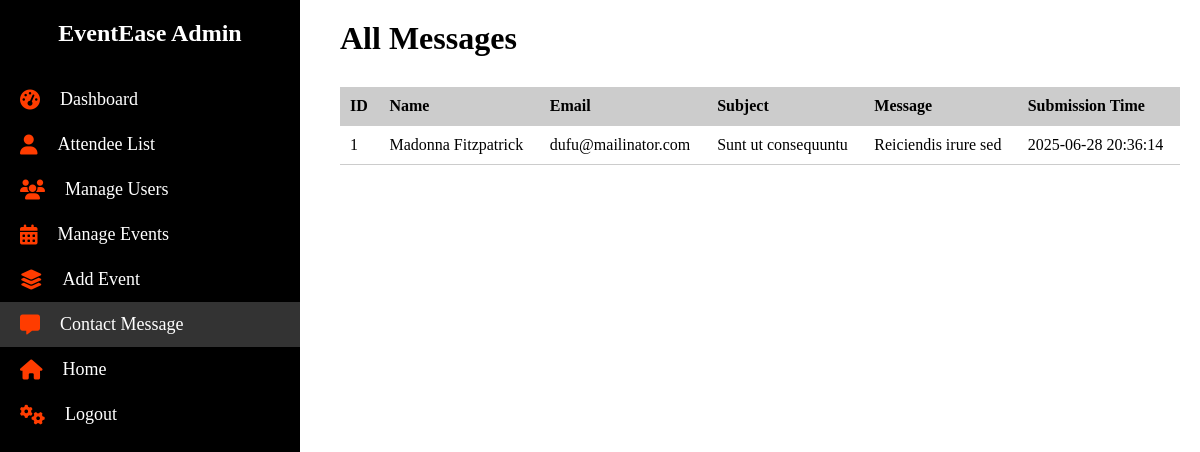
Screenshot of /views/contact_message_page.php (signed in) with the database file from the repository.
### tables this page shows
CREATE TABLE `contact_messages` (
  `id` int(11) NOT NULL,
  `name` varchar(100) NOT NULL,
  `email` varchar(100) NOT NULL,
  `subject` varchar(150) DEFAULT NULL,
  `message` text NOT NULL,
  `submitted_at` timestamp NOT NULL DEFAULT current_timestamp()
);

### models/admin_model.php (called while the page is built, shortened)
<?php
require __DIR__ . '../../config/db.php';
function getContactMessages(){
  global $conn;
  $sql="select * from contact_messages";
  $result=$conn->query($sql);
  $messages=[];
  while($row=$result->fetch_assoc()){
    $messages[]=$row;
  }
  return $messages;
}
?>

### controllers/admin_controller.php (called while the page is built, shortened)
<?php
include '../models/admin_model.php';
function contactMessages(){
  return getContactMessages();
}
?>

### views/contact_message_page.php (the view, shortened to what this page needs)
<?php
include '../controllers/admin_controller.php';
$messages=contactMessages();
?>
<!DOCTYPE html>
<html lang="en">
<head>
  <link rel="stylesheet" href="../public/styles/admin/manage_users.css">
</head>
<body>
  <?php
  include __DIR__ . "/layouts/admin_sidebar.php";
  ?>
  <main class="user-table">
    <div class="header-content">
      <h1>All Messages</h1>
    </div>
    <div class="table-container">
      <table>
        <thead>
          <tr>
            <th>ID</th>
            <th>Name</th>
            <th>Email</th>
            <th>Subject</th>
            <th>Message</th>
            <th>Submission Time</th>
          </tr>
        </thead>
        <tbody>
          <?php
          if ($messages) {
            foreach($messages as $msg){
              echo "<tr>";
              echo "<td>" . $msg["id"] . "</td>";
              echo "<td>" . $msg["name"] . "</td>";
              echo "<td>" . $msg["email"] . "</td>";
              echo "<td>" . $msg["subject"] . "</td>";
              echo "<td>" . $msg["message"] . "</td>";
              echo "<td>" . $msg["submitted_at"] . "</td>";
              echo "</tr>";
            }
          } else {
            echo "<tr><td colspan='6'>No list found.</td></tr>";
          }
          ?>
        </tbody>
      </table>
    </div>
  </main>
</body>
</html>

### public/styles/admin/manage_users.css (style rules this page uses)
body { margin: 0; padding: 0; box-sizing: border-box; }
.table-container { overflow-x: auto; }
.user-table, .event-table { margin-left: 320px; padding: 20px; }
table { width: 100%; max-width: 1000px; border-collapse: collapse; margin-top: 30px; }
th,td { text-align: left; padding: 12px; border-bottom: 1px solid #ccc; }
th { background-color: #ccc; }

### public/styles/admin/admin_sidebar.css (style rules this page uses)
* { margin: 0; padding: 0; box-sizing: border-box; }

### views/contact_message_page.php (style rules this page uses)
table { max-width: 100%; overflow-x: auto; }
table th,td { padding: 10px; }
.header-content { display: flex; align-items: center; justify-content: space-between; }

### rows the page displays
contact_messages: id "1", name "Madonna Fitzpatrick", email "dufu@mailinator.com", subject "Sunt ut consequuntu", message "Reiciendis irure sed", submitted_at "2025-06-28 20:36:14"
